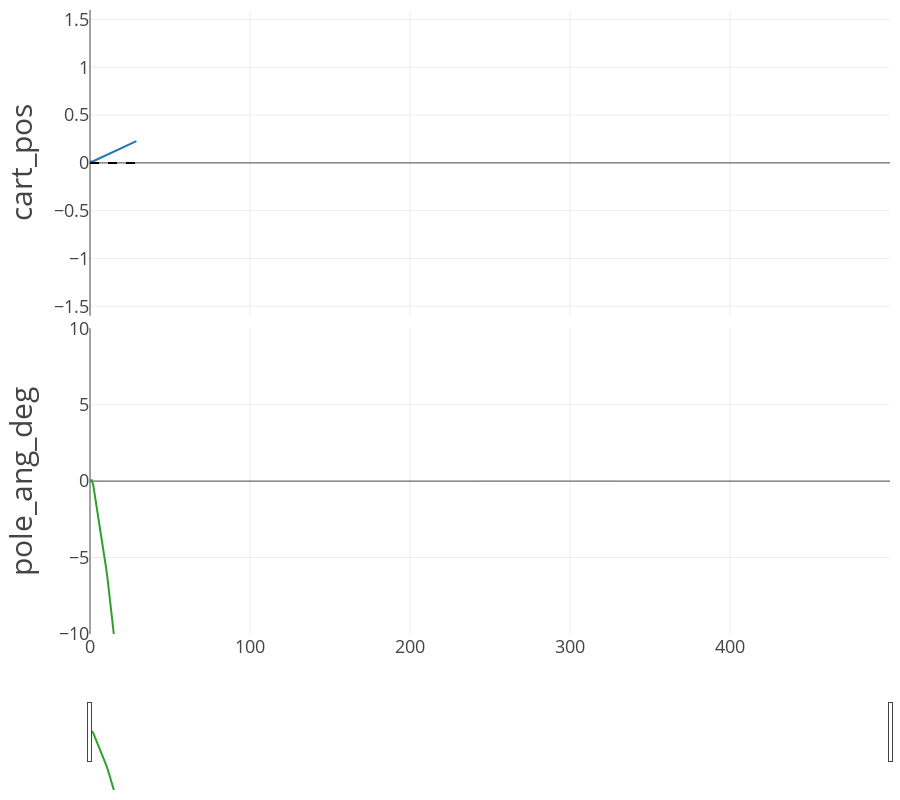

Write notebook code for a chart like this one.
### Code cell
EP = 0

fig = cprender.lineplot(dfmpc, ep=EP, incl_velo=False)
fig.show()

### Figure 1 — Plotly figure (JSON) as saved in the notebook; plotly's stock layout.template omitted (floating-point values rounded to 4 significant figures)
{"data": [{"mode": "lines", "name": "cart_pos", "showlegend": false, "type": "scatter", "x": [0, 1, 2, 3, 4, 5, 6, 7, 8, 9, 10, 11, 12, 13, 14, 15, 16, 17, 18, 19, 20, 21, 22, 23, 24, 25, 26, 27, 28, 29], "xaxis": "x", "y": [0.01445, 0.01404, 0.01752, 0.02491, 0.0323, 0.0397, 0.0471, 0.05452, 0.06194, 0.06939, 0.07685, 0.08434, 0.09186, 0.0994, 0.107, 0.1146, 0.1223, 0.13, 0.1377, 0.1455, 0.1534, 0.1613, 0.1693, 0.1774, 0.1855, 0.1938, 0.2021, 0.2104, 0.2189, 0.2274], "yaxis": "y"}, {"line": {"color": "black", "dash": "dash"}, "mode": "lines", "name": "cart_pos_setpoint", "showlegend": false, "type": "scatter", "x": [0, 1, 2, 3, 4, 5, 6, 7, 8, 9, 10, 11, 12, 13, 14, 15, 16, 17, 18, 19, 20, 21, 22, 23, 24, 25, 26, 27, 28, 29], "xaxis": "x", "y": [0, 0, 0, 0, 0, 0, 0, 0, 0, 0, 0, 0, 0, 0, 0, 0, 0, 0, 0, 0, 0, 0, 0, 0, 0, 0, 0, 0, 0, 0], "yaxis": "y"}, {"mode": "lines", "name": "pole_ang_deg", "showlegend": false, "type": "scatter", "x": [0, 1, 2, 3, 4, 5, 6, 7, 8, 9, 10, 11, 12, 13, 14, 15, 16, 17, 18, 19, 20, 21, 22, 23, 24, 25, 26, 27, 28, 29], "xaxis": "x2", "y": [0.03437, 0.06346, -0.2426, -0.8837, -1.526, -2.174, -2.832, -3.504, -4.193, -4.904, -5.642, -6.411, -7.215, -8.059, -8.949, -9.888, -10.88, -11.94, -13.07, -14.27, -15.55, -16.92, -18.38, -19.95, -21.63, -23.43, -25.37, -27.44, -29.66, -32.05], "yaxis": "y2"}], "layout": {"height": 800, "hovermode": "x unified", "legend": {"orientation": "h", "x": 0.5, "xanchor": "center", "y": -0.02, "yanchor": "top"}, "margin": {"b": 10, "l": 90, "r": 10, "t": 10}, "xaxis": {"anchor": "y", "domain": [0, 1], "matches": "x2", "range": [0, 500], "showticklabels": false, "tickfont": {"size": 18}}, "xaxis2": {"anchor": "y2", "domain": [0, 1], "range": [0, 500], "rangeslider": {"visible": true}, "tickfont": {"size": 18}}, "yaxis": {"anchor": "x", "domain": [0.51, 1], "range": [-1.6, 1.6], "tickfont": {"size": 18}, "title": {"font": {"size": 30}, "text": "cart_pos"}}, "yaxis2": {"anchor": "x2", "domain": [0, 0.49], "range": [-10.0, 10.0], "tickfont": {"size": 18}, "title": {"font": {"size": 30}, "text": "pole_ang_deg"}}}}
